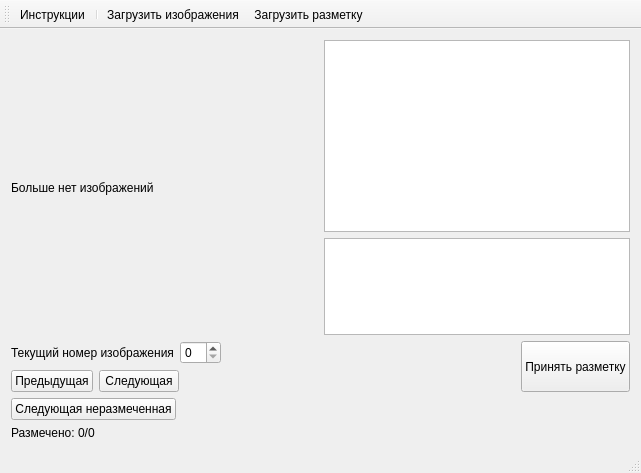
<?xml version="1.0" encoding="UTF-8"?>
<ui version="4.0">
 <class>MainWindow</class>
 <widget class="QMainWindow" name="MainWindow">
  <property name="geometry">
   <rect>
    <x>0</x>
    <y>0</y>
    <width>641</width>
    <height>473</height>
   </rect>
  </property>
  <property name="windowTitle">
   <string>MainWindow</string>
  </property>
  <widget class="QWidget" name="centralWidget">
   <property name="sizePolicy">
    <sizepolicy hsizetype="Expanding" vsizetype="Expanding">
     <horstretch>0</horstretch>
     <verstretch>0</verstretch>
    </sizepolicy>
   </property>
   <layout class="QVBoxLayout" name="verticalLayout_5">
    <item>
     <layout class="QGridLayout" name="gridLayout">
      <item row="6" column="0">
       <widget class="QLabel" name="MarkedLabel">
        <property name="text">
         <string>Размечено: 0/0</string>
        </property>
       </widget>
      </item>
      <item row="0" column="0" rowspan="2">
       <widget class="QLabel" name="Canvas">
        <property name="sizePolicy">
         <sizepolicy hsizetype="Expanding" vsizetype="Expanding">
          <horstretch>0</horstretch>
          <verstretch>0</verstretch>
         </sizepolicy>
        </property>
        <property name="minimumSize">
         <size>
          <width>0</width>
          <height>0</height>
         </size>
        </property>
        <property name="text">
         <string>Больше нет изображений</string>
        </property>
        <property name="scaledContents">
         <bool>true</bool>
        </property>
       </widget>
      </item>
      <item row="0" column="2">
       <widget class="QListView" name="LabelView">
        <property name="sizePolicy">
         <sizepolicy hsizetype="Expanding" vsizetype="MinimumExpanding">
          <horstretch>0</horstretch>
          <verstretch>0</verstretch>
         </sizepolicy>
        </property>
        <property name="editTriggers">
         <set>QAbstractItemView::NoEditTriggers</set>
        </property>
        <property name="defaultDropAction">
         <enum>Qt::IgnoreAction</enum>
        </property>
       </widget>
      </item>
      <item row="1" column="2">
       <widget class="QListView" name="TypeView">
        <property name="sizePolicy">
         <sizepolicy hsizetype="Expanding" vsizetype="Expanding">
          <horstretch>0</horstretch>
          <verstretch>0</verstretch>
         </sizepolicy>
        </property>
        <property name="editTriggers">
         <set>QAbstractItemView::NoEditTriggers</set>
        </property>
        <property name="defaultDropAction">
         <enum>Qt::IgnoreAction</enum>
        </property>
       </widget>
      </item>
      <item row="3" column="0">
       <layout class="QHBoxLayout" name="horizontalLayout_3">
        <item>
         <widget class="QLabel" name="label">
          <property name="text">
           <string>Текущий номер изображения</string>
          </property>
         </widget>
        </item>
        <item>
         <widget class="QSpinBox" name="imageIndexBox"/>
        </item>
        <item>
         <spacer name="horizontalSpacer_3">
          <property name="orientation">
           <enum>Qt::Horizontal</enum>
          </property>
          <property name="sizeHint" stdset="0">
           <size>
            <width>40</width>
            <height>20</height>
           </size>
          </property>
         </spacer>
        </item>
       </layout>
      </item>
      <item row="4" column="0">
       <layout class="QHBoxLayout" name="horizontalLayout_4">
        <item>
         <widget class="QPushButton" name="PrevButton">
          <property name="text">
           <string>Предыдущая</string>
          </property>
         </widget>
        </item>
        <item>
         <widget class="QPushButton" name="NextButton">
          <property name="sizePolicy">
           <sizepolicy hsizetype="Minimum" vsizetype="Fixed">
            <horstretch>0</horstretch>
            <verstretch>0</verstretch>
           </sizepolicy>
          </property>
          <property name="text">
           <string>Следующая</string>
          </property>
         </widget>
        </item>
        <item>
         <spacer name="horizontalSpacer_4">
          <property name="orientation">
           <enum>Qt::Horizontal</enum>
          </property>
          <property name="sizeHint" stdset="0">
           <size>
            <width>40</width>
            <height>20</height>
           </size>
          </property>
         </spacer>
        </item>
       </layout>
      </item>
      <item row="5" column="0">
       <layout class="QHBoxLayout" name="horizontalLayout">
        <item>
         <widget class="QPushButton" name="nextUnlabeledButton">
          <property name="text">
           <string>Следующая неразмеченная</string>
          </property>
         </widget>
        </item>
        <item>
         <spacer name="horizontalSpacer">
          <property name="orientation">
           <enum>Qt::Horizontal</enum>
          </property>
          <property name="sizeHint" stdset="0">
           <size>
            <width>40</width>
            <height>20</height>
           </size>
          </property>
         </spacer>
        </item>
       </layout>
      </item>
      <item row="3" column="2" rowspan="2">
       <layout class="QHBoxLayout" name="horizontalLayout_2">
        <item>
         <spacer name="horizontalSpacer_2">
          <property name="orientation">
           <enum>Qt::Horizontal</enum>
          </property>
          <property name="sizeHint" stdset="0">
           <size>
            <width>40</width>
            <height>20</height>
           </size>
          </property>
         </spacer>
        </item>
        <item>
         <widget class="QPushButton" name="checkButton">
          <property name="sizePolicy">
           <sizepolicy hsizetype="Minimum" vsizetype="Expanding">
            <horstretch>0</horstretch>
            <verstretch>0</verstretch>
           </sizepolicy>
          </property>
          <property name="text">
           <string>Принять разметку</string>
          </property>
         </widget>
        </item>
       </layout>
      </item>
     </layout>
    </item>
   </layout>
  </widget>
  <widget class="QStatusBar" name="statusBar"/>
  <widget class="QToolBar" name="toolBar">
   <property name="windowTitle">
    <string>toolBar</string>
   </property>
   <attribute name="toolBarArea">
    <enum>TopToolBarArea</enum>
   </attribute>
   <attribute name="toolBarBreak">
    <bool>false</bool>
   </attribute>
   <addaction name="instructionsAction"/>
   <addaction name="separator"/>
   <addaction name="loadAction"/>
   <addaction name="loadLabelAction"/>
  </widget>
  <action name="instructionsAction">
   <property name="text">
    <string>Инструкции</string>
   </property>
  </action>
  <action name="loadAction">
   <property name="text">
    <string>Загрузить изображения</string>
   </property>
   <property name="toolTip">
    <string>&lt;html&gt;&lt;head/&gt;&lt;body&gt;&lt;p&gt;Выбрать директорию, содержащую изображения для разметки.&lt;/p&gt;&lt;/body&gt;&lt;/html&gt;</string>
   </property>
   <property name="shortcut">
    <string>Ctrl+L</string>
   </property>
  </action>
  <action name="loadLabelAction">
   <property name="text">
    <string>Загрузить разметку</string>
   </property>
   <property name="toolTip">
    <string>Выбрать файл с полной или частичной разметкой выбранных изображений</string>
   </property>
  </action>
 </widget>
 <layoutdefault spacing="6" margin="11"/>
 <resources/>
 <connections>
  <connection>
   <sender>NextButton</sender>
   <signal>clicked()</signal>
   <receiver>MainWindow</receiver>
   <slot>nextImage()</slot>
   <hints>
    <hint type="sourcelabel">
     <x>199</x>
     <y>387</y>
    </hint>
    <hint type="destinationlabel">
     <x>124</x>
     <y>298</y>
    </hint>
   </hints>
  </connection>
  <connection>
   <sender>instructionsAction</sender>
   <signal>triggered()</signal>
   <receiver>MainWindow</receiver>
   <slot>showInstructions()</slot>
   <hints>
    <hint type="sourcelabel">
     <x>-1</x>
     <y>-1</y>
    </hint>
    <hint type="destinationlabel">
     <x>216</x>
     <y>173</y>
    </hint>
   </hints>
  </connection>
  <connection>
   <sender>PrevButton</sender>
   <signal>clicked()</signal>
   <receiver>MainWindow</receiver>
   <slot>prevImage()</slot>
   <hints>
    <hint type="sourcelabel">
     <x>106</x>
     <y>387</y>
    </hint>
    <hint type="destinationlabel">
     <x>320</x>
     <y>292</y>
    </hint>
   </hints>
  </connection>
  <connection>
   <sender>loadAction</sender>
   <signal>triggered()</signal>
   <receiver>MainWindow</receiver>
   <slot>load()</slot>
   <hints>
    <hint type="sourcelabel">
     <x>-1</x>
     <y>-1</y>
    </hint>
    <hint type="destinationlabel">
     <x>320</x>
     <y>236</y>
    </hint>
   </hints>
  </connection>
  <connection>
   <sender>nextUnlabeledButton</sender>
   <signal>clicked()</signal>
   <receiver>MainWindow</receiver>
   <slot>nextUnlabeledImage()</slot>
   <hints>
    <hint type="sourcelabel">
     <x>207</x>
     <y>418</y>
    </hint>
    <hint type="destinationlabel">
     <x>4</x>
     <y>388</y>
    </hint>
   </hints>
  </connection>
  <connection>
   <sender>imageIndexBox</sender>
   <signal>editingFinished()</signal>
   <receiver>MainWindow</receiver>
   <slot>gotoImage()</slot>
   <hints>
    <hint type="sourcelabel">
     <x>265</x>
     <y>356</y>
    </hint>
    <hint type="destinationlabel">
     <x>11</x>
     <y>380</y>
    </hint>
   </hints>
  </connection>
  <connection>
   <sender>checkButton</sender>
   <signal>clicked()</signal>
   <receiver>MainWindow</receiver>
   <slot>checkLabel()</slot>
   <hints>
    <hint type="sourcelabel">
     <x>565</x>
     <y>362</y>
    </hint>
    <hint type="destinationlabel">
     <x>295</x>
     <y>445</y>
    </hint>
   </hints>
  </connection>
  <connection>
   <sender>loadLabelAction</sender>
   <signal>triggered()</signal>
   <receiver>MainWindow</receiver>
   <slot>loadLabels()</slot>
   <hints>
    <hint type="sourcelabel">
     <x>-1</x>
     <y>-1</y>
    </hint>
    <hint type="destinationlabel">
     <x>320</x>
     <y>236</y>
    </hint>
   </hints>
  </connection>
 </connections>
 <slots>
  <slot>nextImage()</slot>
  <slot>showInstructions()</slot>
  <slot>save()</slot>
  <slot>load()</slot>
  <slot>prevImage()</slot>
  <slot>nextUnlabeledImage()</slot>
  <slot>gotoImage()</slot>
  <slot>checkLabel()</slot>
  <slot>loadLabels()</slot>
 </slots>
</ui>
